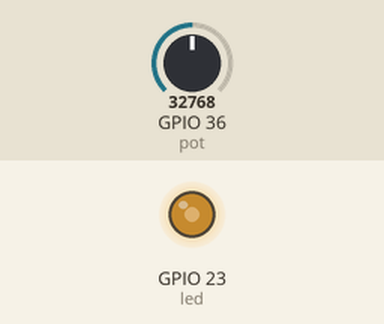
This program was run on a simulated ESP32 board running MicroPython. On the bench: output pins drawn as LEDs (lit = HIGH). Inputs (shaded band) come from the test bench; at power-on: GPIO 36 (pot) = 32768 (analog values on the 0–65535 scale).

Above: at 1.2 s.
1.3 s: GPIO 36 (pot) set to 45874
At 2.0 s:
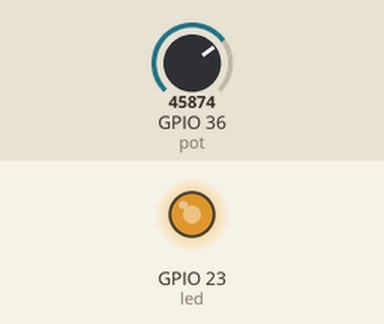
2.8 s: GPIO 36 (pot) set to 57670
At 3.2 s:
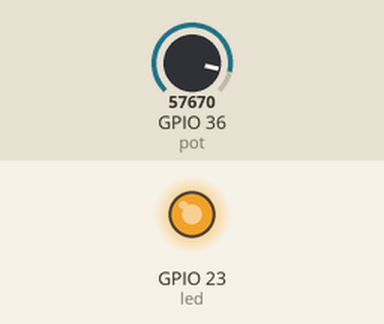
4.3 s: GPIO 36 (pot) set to 7864
At 5.5 s:
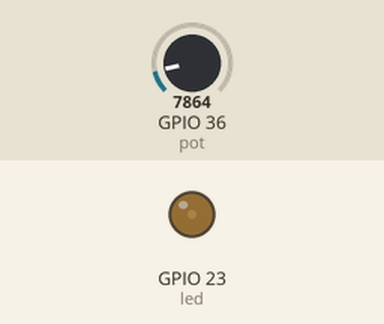
5.8 s: GPIO 36 (pot) set to 0
At 6.6 s:
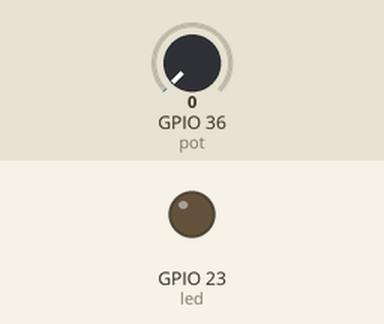
Timing chart, 0 to 8.3 s (numbered marks = the images above; inputs shaded):
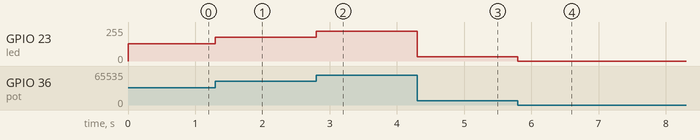

Measured:
- after the input at 1.3 s, GPIO 23 (led): 128/255 → 178/255 at once
- after the input at 2.8 s, GPIO 23 (led): 178/255 → 224/255 at once
- after the input at 4.3 s, GPIO 23 (led): 224/255 → 31/255 at once
- after the input at 5.8 s, GPIO 23 (led): 31/255 → 0/255 at once

The program:

led_duty_with_potentiometer.py
```python
from machine import Pin, ADC, PWM
import time

led = PWM(Pin(23))
pot = ADC(Pin(36))
pot.width(ADC.WIDTH_10BIT)
pot.atten(ADC.ATTN_11DB)
led.freq(1000)
while True:
    led.duty_u16(pot.read_u16())
    
```
